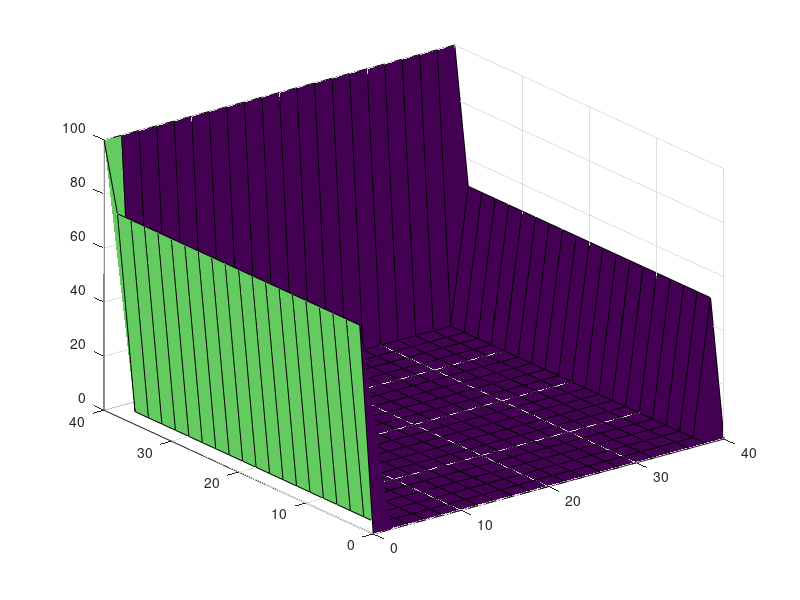
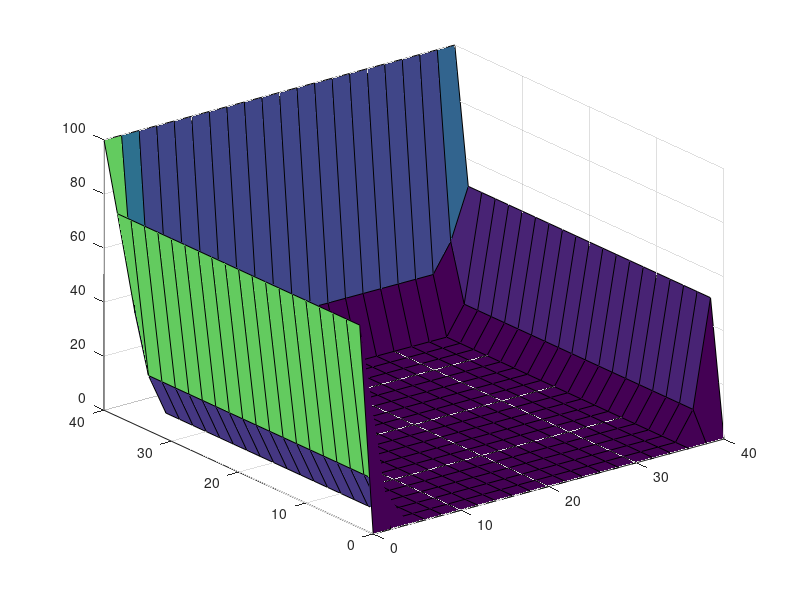
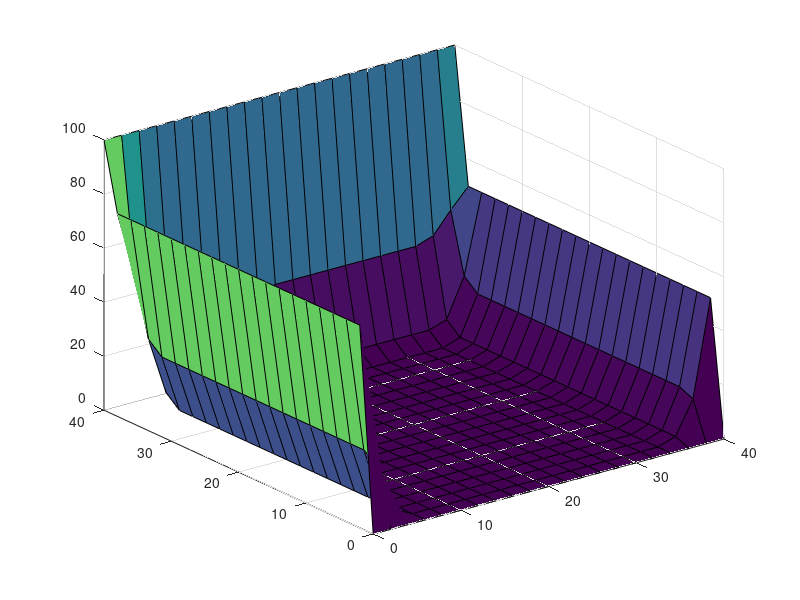
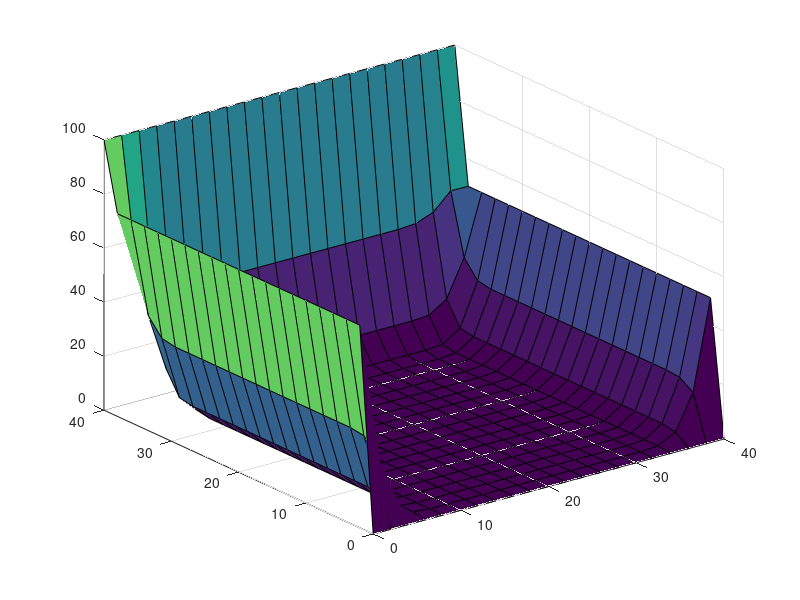

Source code (MATLAB) for these figures, in order:
clear all;
clc;
alpha=0.835; %thermal diffusivity of alluminium 
Lx=40; % length 
Ly=40; %width
dx=2; % space step
dy=2; % space step
nx=Lx/dx+1; % number of intervals
ny=Ly/dy+1;% number of intervals
dt=1; %time_step
t_f=10; %total_time
%boundry conditions
T1=75;  %left wall
T2=50;  %right wall 
T3=0;   %bottom wall
T4=100; %top wall
T=zeros(nx,ny,1); 
tic %starts the time
% Boundary conditions
for i=1:nx
    T(i,1,1)=T1;
    T(i,ny,1)=T2;
end
for j=1:ny
    T(1,j,1)=T3;
    T(nx,j,1)=T4;
end
for t=1:((t_f/dt))
    
    for i=1:nx
        T(i,1,t)=T1;
        T(i,ny,t)=T2;
    end
    for j=1:ny
        T(1,j,t)=T3;
        T(nx,j,t)=T4;
    end
    
    for i=2:(nx-1)
        for j=2:(ny-1)
            T(i,j,t+1)=alpha*dt*((T(i+1,j,t)-2*T(i,j,t)+T(i-1,j,t))/(dx^2)+(T(i,j+1,t)-2*T(i,j,t)+T(i,j-1,t))/(dy^2))+T(i,j,t);
        end
    end
    x=linspace(0,Lx,nx);
    y=linspace(0,Ly,ny);
    surf(y,x,T(:,:,t));   
    axis([0 Ly 0 Lx 0 100]);
    eval(['print -djpeg heat2d_' num2str(t) '.jpeg']);
end
elapsedTime=toc;
fprintf('Took %0.4f seconds \n',elapsedTime);